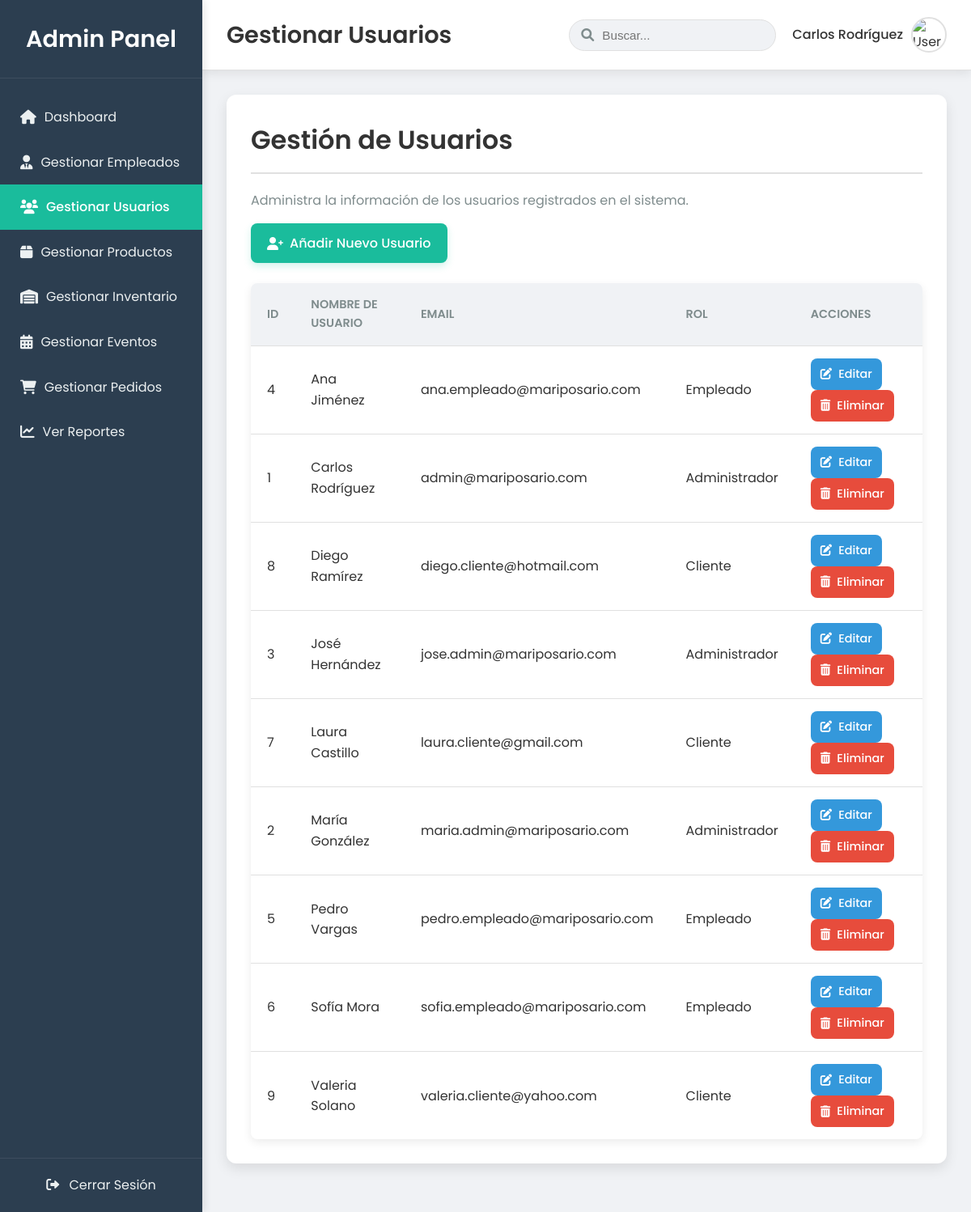
Screenshot of /Proyecto-Mariposario/admin/users.php (signed in) with the database file from the repository.
### tables this page shows
CREATE TABLE Usuario (
    ID_Usuario INT PRIMARY KEY AUTO_INCREMENT,
    ID_Rol INT,
    Nombre VARCHAR(100),
    Correo VARCHAR(100),
    Contrasena VARCHAR(100),
    Telefono VARCHAR(20),
    Direccion VARCHAR(255),
    FOREIGN KEY (ID_Rol) REFERENCES Rol(ID_Rol)
);

CREATE TABLE Rol (
    ID_Rol INT PRIMARY KEY,
    Nombre VARCHAR(100),
    Tipo_Notificacion VARCHAR(100),
    Descripcion VARCHAR(300)
);

### Proyecto-Mariposario/admin/users.php (the view, shortened to what this page needs)
<?php
include '../DB.php';
$users = [];
$query = "SELECT u.ID_Usuario, u.Nombre AS Nombre_Usuario, u.Correo AS Email_Usuario, r.Nombre AS Nombre_Rol
          FROM Usuario u
          JOIN Rol r ON u.ID_Rol = r.ID_Rol
          ORDER BY u.Nombre";
try {
    if (isset($conn) && $conn instanceof mysqli) {
        $stmt = $conn->prepare($query);
        $stmt->execute();
        $result = $stmt->get_result();
        if ($result->num_rows > 0) {
            while ($row = $result->fetch_assoc()) {
                $users[] = [
                    'ID_Usuario' => $row['ID_Usuario'],
                    'Nombre_Usuario' => $row['Nombre_Usuario'],
                    'Email' => $row['Email_Usuario'],
                    'Nombre_Rol' => $row['Nombre_Rol']
                ];
            }
        } else {
            $message = "No se encontraron usuarios.";
            $message_type = "info";
        }
    } else {
        throw new Exception("Error: La conexión a la base de datos no está disponible o no es MySQLi.");
    }
} catch (Exception $e) {
    error_log("Error al cargar usuarios: " . $e->getMessage());
    $message = "Error al cargar usuarios: " . htmlspecialchars($e->getMessage());
    $message_type = "danger";
}
$page_title = 'Gestionar Usuarios';
?>
<!DOCTYPE html>
<html lang="es">
<head>
    <link rel="stylesheet" href="https://cdnjs.cloudflare.com/ajax/libs/font-awesome/6.0.0-beta3/css/all.min.css">
    <link rel="stylesheet" href="../css/admin.css">
</head>
<body>
    <div class="admin-dashboard-layout">
        <aside class="sidebar">
            <div class="sidebar-header">
                <h3>Admin Panel</h3>
            </div>
            <nav class="sidebar-nav">
                <ul>
                    <li><a href="dashboard.php" class="<?php echo (basename($_SERVER['PHP_SELF']) == 'dashboard.php') ? 'active' : ''; ?>"><i class="fas fa-home"></i> Dashboard</a></li>
                    <li><a href="gestion_empleados.php" class="<?php echo (basename($_SERVER['PHP_SELF']) == 'gestion_empleados.php' || basename($_SERVER['PHP_SELF']) == 'add_empleado.php' || basename($_SERVER['PHP_SELF']) == 'edit_empleado.php') ? 'active' : ''; ?>"><i class="fas fa-user-tie"></i> Gestionar Empleados</a></li>
                    <li><a href="users.php" class="<?php echo (basename($_SERVER['PHP_SELF']) == 'users.php') ? 'active' : ''; ?>"><i class="fas fa-users"></i> Gestionar Usuarios</a></li>
                    <li><a href="products.php" class="<?php echo (basename($_SERVER['PHP_SELF']) == 'products.php') ? 'active' : ''; ?>"><i class="fas fa-box"></i> Gestionar Productos</a></li>
                    <li><a href="inventarioAdmin.php" class="<?php echo (basename($_SERVER['PHP_SELF']) == 'inventarioAdmin.php' || basename($_SERVER['PHP_SELF']) == 'add_inventario.php' || basename($_SERVER['PHP_SELF']) == 'edit_inventario.php') ? 'active' : ''; ?>"><i class="fas fa-warehouse"></i> Gestionar Inventario</a></li>
                    <li><a href="eventoAdmin.php" class="<?php echo (basename($_SERVER['PHP_SELF']) == 'eventoAdmin.php') ? 'active' : ''; ?>"><i class="fas fa-calendar-alt"></i> Gestionar Eventos</a></li>
                    <li><a href="pedidos.php" class="<?php echo (basename($_SERVER['PHP_SELF']) == 'pedidos.php' || basename($_SERVER['PHP_SELF']) == 'edit_pedido.php') ? 'active' : ''; ?>"><i class="fas fa-shopping-cart"></i> Gestionar Pedidos</a></li>
                    <li><a href="reports.php" class="<?php echo (basename($_SERVER['PHP_SELF']) == 'reports.php') ? 'active' : ''; ?>"><i class="fas fa-chart-line"></i> Ver Reportes</a></li>
                </ul>
            </nav>
            <div class="sidebar-footer">
                <a href="../logout.php"><i class="fas fa-sign-out-alt"></i> Cerrar Sesión</a>
            </div>
        </aside>
        <div class="main-panel">
            <header class="main-panel-header">
                <div class="header-left">
                    <h2><?php echo $page_title; ?></h2>
                </div>
                <div class="header-right">
                    <div class="search-bar">
                        <input type="text" placeholder="Buscar...">
                        <i class="fas fa-search"></i>
                    </div>
                    <div class="user-profile">
                        <span><?php echo htmlspecialchars($_SESSION['user_name'] ?? 'Admin'); ?></span>
                        <img src="../images/user-avatar.png" alt="User Avatar">
                    </div>
                </div>
            </header>
            <main class="content-area">
                <div class="admin-content">
                    <h2>Gestión de Usuarios</h2>
                    <p>Administra la información de los usuarios registrados en el sistema.</p>
                    <div class="actions-bar">
                        <a href="add_user.php" class="btn btn-add-product"><i class="fas fa-user-plus"></i> Añadir Nuevo Usuario</a>
                    </div>
                    <?php if (!empty($users)): ?>
                        <div class="table-container">
                            <table class="data-table">
                                <thead>
                                    <tr>
                                        <th>ID</th>
                                        <th>Nombre de Usuario</th>
                                        <th>Email</th>
                                        <th>Rol</th>
                                        <th>Acciones</th>
                                    </tr>
                                </thead>
                                <tbody>
                                    <?php foreach ($users as $user): ?>
                                        <tr>
                                            <td><?php echo htmlspecialchars($user['ID_Usuario']); ?></td>
                                            <td><?php echo htmlspecialchars($user['Nombre_Usuario']); ?></td>
                                            <td><?php echo htmlspecialchars($user['Email']); ?></td>
                                            <td><?php echo htmlspecialchars($user['Nombre_Rol']); ?></td>
                                            <td class="actions">
                                                <a href="edit_user.php?id=<?php echo htmlspecialchars($user['ID_Usuario']); ?>" class="btn btn-action-edit" title="Editar"><i class="fas fa-edit"></i> Editar</a>
                                                <a href="delete_user.php?id=<?php echo htmlspecialchars($user['ID_Usuario']); ?>" class="btn btn-action-delete" title="Eliminar" onclick="return confirm('¿Estás seguro de que quieres eliminar a este usuario? Esta acción es irreversible.');"><i class="fas fa-trash-alt"></i> Eliminar</a>
                                            </td>
                                        </tr>
                                    <?php endforeach; ?>
                                </tbody>
                            </table>
                        </div>
                    <?php else: ?>
                        <p>No hay usuarios para mostrar.</p>
                    <?php endif; ?>
                </div>
            </main>
        </div>
    </div>
</body>
</html>

### rows the page displays
usuario: ID_Usuario "4", Nombre "Ana Jiménez", Correo "ana.empleado@mariposario.com", ID_Rol.Nombre "Empleado"
usuario: ID_Usuario "1", Nombre "Carlos Rodríguez", Correo "admin@mariposario.com", ID_Rol.Nombre "Administrador"
usuario: ID_Usuario "8", Nombre "Diego Ramírez", Correo "diego.cliente@hotmail.com", ID_Rol.Nombre "Cliente"
usuario: ID_Usuario "3", Nombre "José Hernández", Correo "jose.admin@mariposario.com", ID_Rol.Nombre "Administrador"
usuario: ID_Usuario "7", Nombre "Laura Castillo", Correo "laura.cliente@gmail.com", ID_Rol.Nombre "Cliente"
usuario: ID_Usuario "2", Nombre "María González", Correo "maria.admin@mariposario.com", ID_Rol.Nombre "Administrador"
usuario: ID_Usuario "5", Nombre "Pedro Vargas", Correo "pedro.empleado@mariposario.com", ID_Rol.Nombre "Empleado"
usuario: ID_Usuario "6", Nombre "Sofía Mora", Correo "sofia.empleado@mariposario.com", ID_Rol.Nombre "Empleado"
usuario: ID_Usuario "9", Nombre "Valeria Solano", Correo "valeria.cliente@yahoo.com", ID_Rol.Nombre "Cliente"

### other values shown
$page_title "Gestionar Usuarios"
$_SESSION['user_name'] "Carlos Rodríguez"
